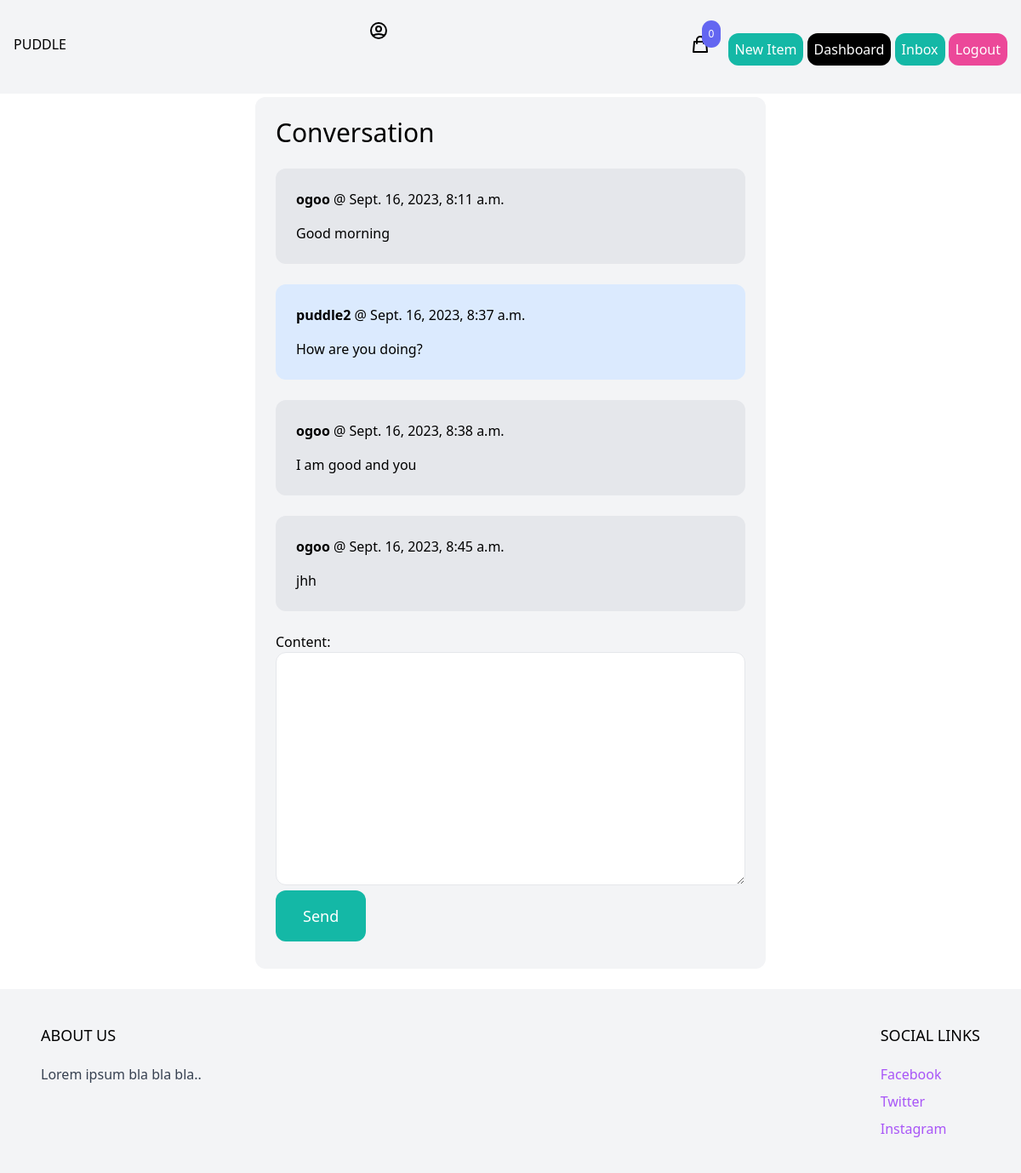
/conversation/1/ (signed in), run on an earlier commit of the app's database.
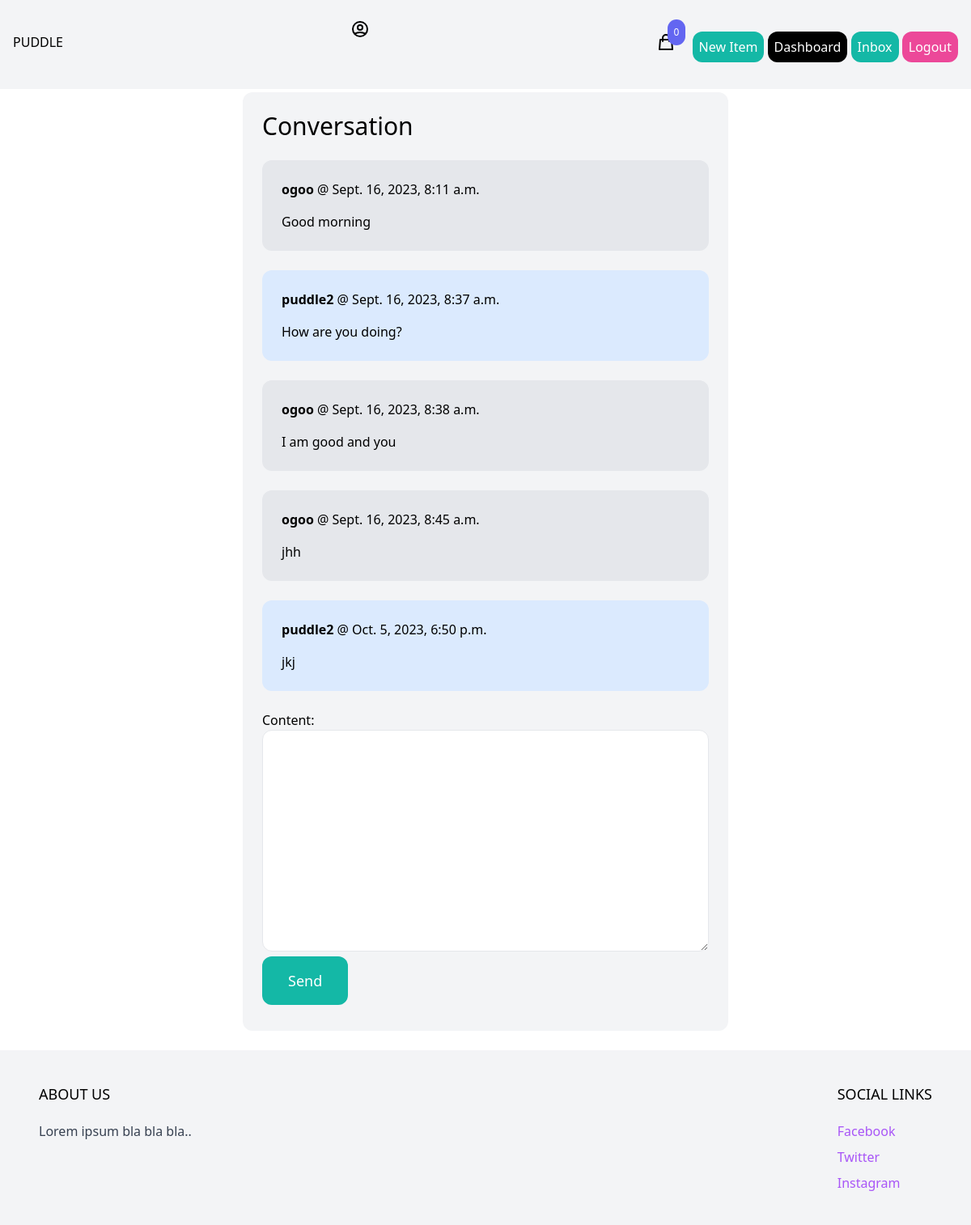
And on a later commit of the database.
### conversation/models.py (models this page shows)
class ConversationMessage(models.Model):
    conversation = models.ForeignKey(Conversation, related_name='messages', on_delete=models.CASCADE)
    content = models.TextField()
    created_at = models.DateTimeField(auto_now_add=True)
    created_by = models.ForeignKey(User, related_name = 'created_messages', on_delete=models.CASCADE)

### conversation/views.py (the view)
# urls.py: path('<int:pk>/', detail, name='detail'),
@login_required
def detail(request, pk):
    conversation = Conversation.objects.filter(members__in=[request.user.id]).get(pk=pk)
    if request.method == 'POST':
        form = ConversationMessageForm(request.POST)
        if form.is_valid():
            conversation_message = form.save(commit=False)
            conversation_message.conversation = conversation
            conversation_message.created_by = request.user
            conversation_message.save()
            conversation.save()
            return redirect('conversation:detail', pk=pk)
    else:
        form = ConversationMessageForm()
    return render(request, 'conversation/detail.html', {
        'conversation': conversation,
        'form': form
    })

### conversation/forms.py
class ConversationMessageForm(forms.ModelForm):
    class Meta:
        model = ConversationMessage
        fields = ('content',)
        widgets = {
            'content': forms.Textarea(attrs = {
                'class': 'w-full py-4 px-6 rounded-xl border'
            })
        }

### cart/cart.py (called while the page is built)
    def __len__(self):
        return sum(item['quantity'] for item in self.cart.values())

### cart/context_processors.py (called while the page is built)
def cart(request):
    return {'cart':Cart(request)}

### conversation/templates/conversation/detail.html (shortened to what this page needs)
{% extends 'core/base.html' %}
{% block content %}
<div class="w-1/2 mt-1 my-6 mx-auto px-6 py-6 pb-8 bg-gray-100 rounded-xl">
<h1 class="mb-6 text-3xl">Conversation</h1>
<div class="space-y-6">
    {% for message in conversation.messages.all %}
        <div class="p-6 flex {% if message.created_by == request.user %}bg-blue-100{% else %}bg-gray-200{% endif %} rounded-xl">
            <div>
                <p class="mb-4"><strong>{{ message.created_by.username }}</strong> @ {{ message.created_at }}</p>
                <p>{{ message.content }}</p>
            </div>
        </div>
    {% endfor %}
</div>
<form method="post" action="." class="mt-6">
    {{ form.as_p }}
    <button class="py-4 px-8 text-lg bg-teal-500 hover:bg-teal-700 rounded-xl text-white">Send</button>
</form>
</div>
{% endblock %}

What changed in the data, as far as the page shows it:
added ConversationMessage: created_by.username "puddle2", created_at "Oct. 5, 2023, 6:50 p.m.", content "jkj"
